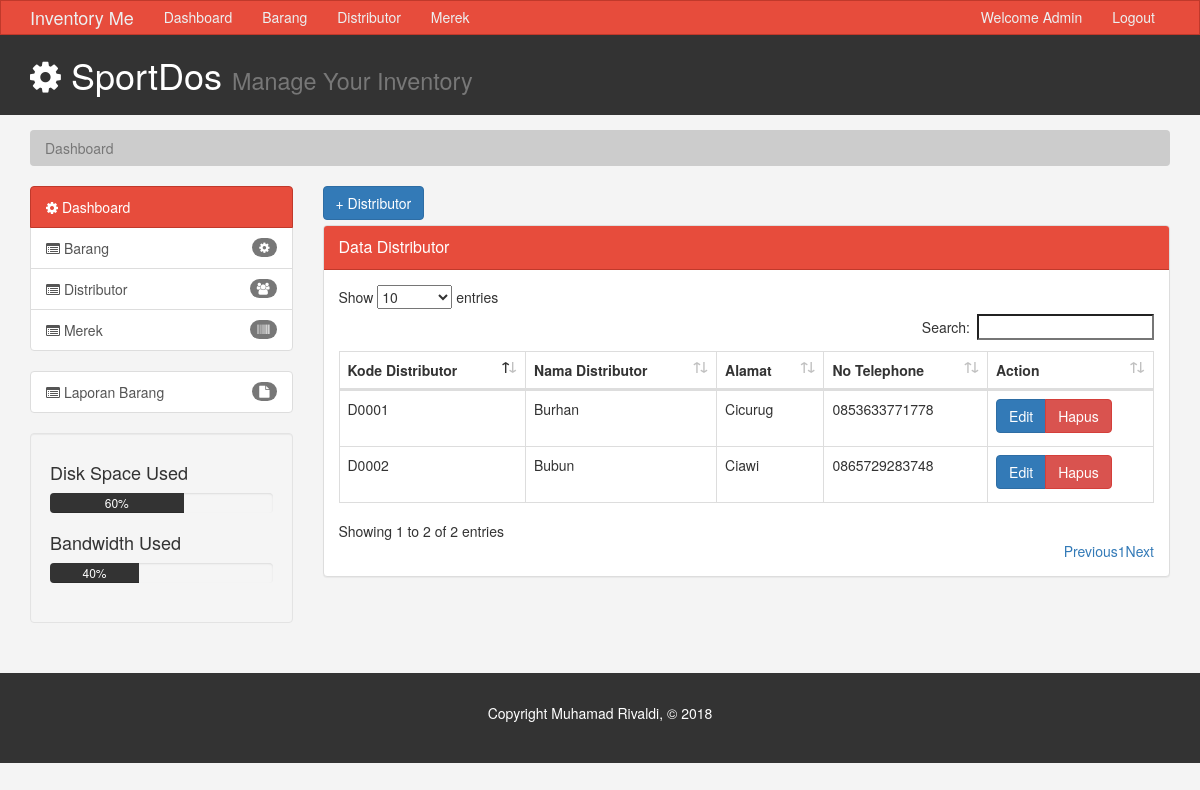
Page /admin.php?menu=distributor (signed in) on the committed database.
### tables this page shows
CREATE TABLE `table_distributor` (
  `kd_distributor` varchar(7) NOT NULL,
  `nama_distributor` varchar(40) NOT NULL,
  `alamat` varchar(255) NOT NULL,
  `no_telp` varchar(13) NOT NULL
);

### controller.php (called while the page is built, shortened)
<?php
    $username = "root";
    $password = "";
    $database = "inventory_barang";
    $hostname = "localhost";
    $conn = mysqli_connect($hostname,$username,$password,$database) or die("Connection Corrupt");
    class oop
    {
        public function select($table){
            global $conn;
            $sql = "SELECT * FROM $table";
            $query = mysqli_query($conn,$sql);
            $data = [];
            while($bigData = mysqli_fetch_assoc($query)){
                $data[] = $bigData;
            }
            return $data;
        }
        public function kode_auto($table,$where,$pre){
            global $conn;
            $cek_kode = mysqli_query($conn, "select max($where) from $table");
            @$data = mysqli_fetch_array($cek_kode);
            if ($data) {
                $nilaikode = substr($data[0], 1);
                $kode = (int) $nilaikode;
                $kode = $kode + 1;
                $kode_otomatis = "$pre".str_pad($kode, 4, "0", STR_PAD_LEFT);
            } else {
                $kode_otomatis = $pre."0001";
            }
            return $kode_otomatis;
        }
    }
?>

### distributor.php (the view, shortened to what this page needs)
<?php
	include 'controller.php';
	$dos = new oop();
		$data = $dos->select("table_distributor");
		$table = "table_distributor";
		$where = "kd_distributor";
		$pre = "D";
		$kode = $dos->kode_auto($table, $where, $pre);
?>
<a class="btn btn-primary" href="#adddistributor" data-toggle="modal" style="margin-bottom: 5px;">+ Distributor</a>
<div class="panel panel-default">
	<div class="panel-heading main-color-bg">
		<div class="panel-title">Data Distributor</div>
	</div>
	<div class="panel-body">
		<table class="table table-bordered table-hover" id="sampleTable">
			<thead>
				<tr>
					<th>Kode Distributor</th>
					<th>Nama Distributor</th>
					<th>Alamat</th>
					<th>No Telephone</th>
					<th>Action</th>
				</tr>
			</thead>
			<tbody>
				<?php
				$no = 1;
				foreach ($data as $dc) { ?>
				<tr>
					<td id="data-kode<?= $no; ?>"><?php echo $dc['kd_distributor']; ?></td>
					<td id="data-nama<?= $no; ?>"><?php echo $dc['nama_distributor']; ?></td>
					<td id="data-alamat<?= $no; ?>"><?php echo $dc['alamat']; ?></td>
					<td id="data-telp<?= $no; ?>"><?php echo $dc['no_telp']; ?></td>
					<td>
						<div class="btn-group">
							<a class="btn btn-primary" id="editt<?= $no;  ?>" data-target="#modalbuatedit" data-toggle="modal" style="margin-bottom: 5px;" data-id="<?= $dc['kd_distributor'] ?>">Edit</a>
							<a href="?menu=distributor&hapus&id=<?= $dc['kd_distributor'] ?>" class="btn btn-danger">Hapus</a>
						</div>
					</td>
				</tr>
				<?php $no++; } ?>
			</tbody>
		</table>
	</div>
</div>

### css/style.css (style rules this page uses)
body { background:#f4f4f4; }
.main-color-bg { background-color: #e74c3c !important; border-color: #c0392b !important; color:#ffffff !important; }

### rows in the picture
table_distributor: kd_distributor "D0001", nama_distributor "Burhan", alamat "Cicurug", no_telp "0853633771778"
table_distributor: kd_distributor "D0002", nama_distributor "Bubun", alamat "Ciawi", no_telp "0865729283748"
